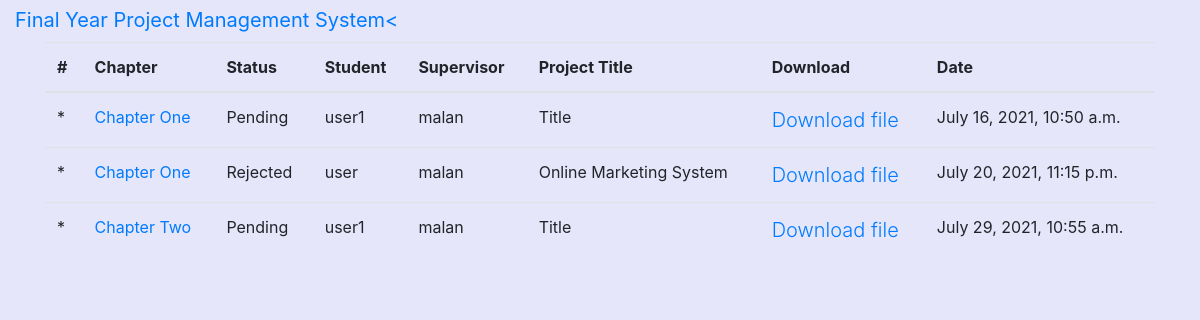
The app's page /lecturer/ (signed in) with its own data.
### main/models.py (models this page shows, shortened)
class Report(models.Model):
	title = models.CharField(max_length=100, null=True)
	file = models.FileField(upload_to="files", null=True)
	date_posted = models.DateTimeField(auto_now_add=True)
	student = models.ForeignKey(User, on_delete=models.CASCADE)
	supervisor = models.ForeignKey(Supervisor, on_delete=models.CASCADE)
	status = models.CharField(max_length=50, choices=status, default="Pending")
	supervisor_remarks = models.TextField(default="--", blank=True, null=True)

class Supervisor(models.Model):
	user = models.OneToOneField(User, on_delete=models.CASCADE)
	def __str__(self):
		return f'{self.user}'

class Profile(models.Model):
	user = models.OneToOneField(User, on_delete=models.CASCADE)
	image = models.ImageField(upload_to='profile', default='default.jpg')
	project_title = models.CharField(max_length=200, null=True, default="--")
	project_details = models.TextField(blank=True, null=True, default="--")

### main/decorators.py (the view)
        def wrapper_func(request, *args, **kwargs):
            group = None
            if request.user.groups.exists():
                group = request.user.groups.all()[0].name
            if group in allowed:
                return view_func(request, *args, **kwargs)
            else:
                return HttpResponse("You are not authorized to this page")

### main/views.py (called while the page is built)
@login_required
@allowed_users(allowed=["Supervisor"])
def lecturer(request):
	reports = Report.objects.filter(supervisor=request.user.supervisor).all()
	processed_reports = ProcessReport.objects.filter(supervisor=request.user.supervisor).all()
	context = {"reports":reports, "processed_reports":processed_reports}
	return render(request, 'main/lecturer.html', context)

### main/templates/main/lecturer.html
{% extends 'main/lecturer_base.html' %}
{% block body %}
  		<table class="table">
		  <thead>
		    <tr>
		      <th scope="col">#</th>
		      <th scope="col">Chapter</th>
		      <th scope="col">Status</th>
		      <th scope="col">Student</th>
		      <th scope="col">Supervisor</th>
		      <th scope="col">Project Title</th>
		      <th scope="col">Download</th>
		      <th scope="col">Date</th>
		    </tr>
		  </thead>
		  <tbody>
	{% for report in reports %}
		    <tr>
		    	<td>*</td>
		      <td><a href="{% url 'detail_report' report.id %}">{{report.title}}</a></td>
		      <td>{{report.status}}</td>
					<td>{{report.student}}</td>
		      <td>{{report.supervisor}}</td>
		      <td>{{report.student.profile.project_title}}</td>
					<td><a href="{{report.file.url}}" class="lead">Download file</a></td>
					<td>{{report.date_posted}}</td>
		    </tr>
	{% endfor %}
		  </tbody>
		</table>
{% endblock %}

### records on screen
Report: title "Chapter One", status "Pending", student "user1", supervisor "malan", student.profile.project_title "Title", date_posted "July 16, 2021, 10:50 a.m."
Report: title "Chapter One", status "Rejected", student "user", supervisor "malan", student.profile.project_title "Online Marketing System", date_posted "July 20, 2021, 11:15 p.m."
Report: title "Chapter Two", status "Pending", student "user1", supervisor "malan", student.profile.project_title "Title", date_posted "July 29, 2021, 10:55 a.m."
